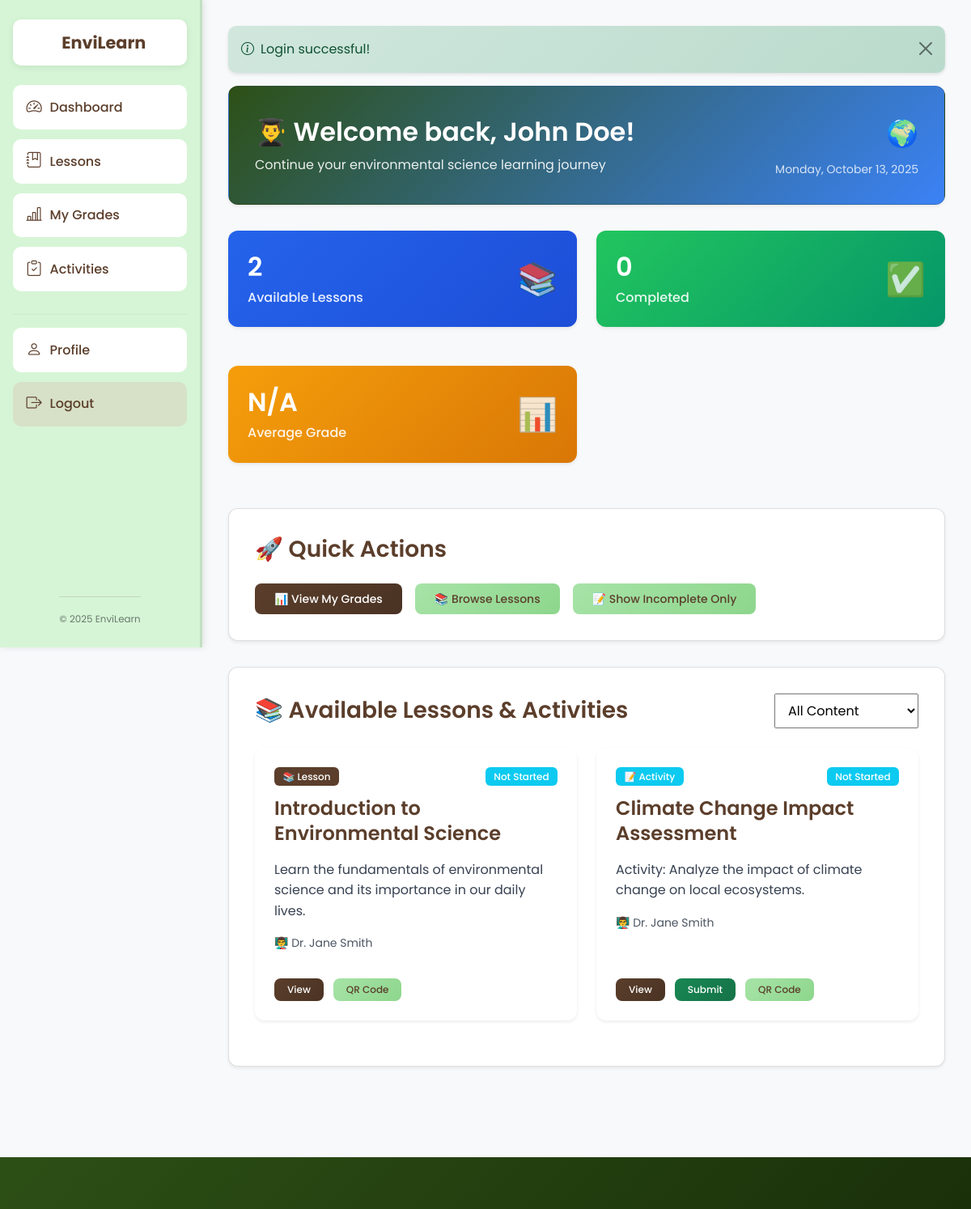
The app's page /index.php?page=student_dashboard (signed in) with its own data.
### tables this page shows
CREATE TABLE IF NOT EXISTS `lessons` (
  `id` int(11) NOT NULL AUTO_INCREMENT,
  `title` varchar(200) NOT NULL,
  `description` text,
  `content` longtext,
  `teacher_id` int(11) NOT NULL,
  `is_activity` tinyint(1) NOT NULL DEFAULT 0,
  `status` enum('draft','published','archived') NOT NULL DEFAULT 'draft',
  `due_date` timestamp NULL DEFAULT NULL,
  `max_points` int(11) DEFAULT 100,
  `created_at` timestamp NOT NULL DEFAULT CURRENT_TIMESTAMP,
  `updated_at` timestamp NOT NULL DEFAULT CURRENT_TIMESTAMP ON UPDATE CURRENT_TIMESTAMP,
  PRIMARY KEY (`id`),
  KEY `idx_teacher_id` (`teacher_id`),
  KEY `idx_status` (`status`),
  KEY `idx_is_activity` (`is_activity`),
  KEY `idx_created_at` (`created_at`),
  CONSTRAINT `fk_lessons_teacher` FOREIGN KEY (`teacher_id`) REFERENCES `users` (`id`) ON DELETE CASCADE
);

CREATE TABLE IF NOT EXISTS `users` (
  `id` int(11) NOT NULL AUTO_INCREMENT,
  `name` varchar(100) NOT NULL,
  `email` varchar(100) NOT NULL UNIQUE,
  `password` varchar(255) NOT NULL,
  `role` enum('admin','teacher','student') NOT NULL DEFAULT 'student',
  `status` enum('active','inactive','suspended') NOT NULL DEFAULT 'active',
  `created_at` timestamp NOT NULL DEFAULT CURRENT_TIMESTAMP,
  `updated_at` timestamp NOT NULL DEFAULT CURRENT_TIMESTAMP ON UPDATE CURRENT_TIMESTAMP,
  `last_login` timestamp NULL DEFAULT NULL,
  PRIMARY KEY (`id`),
  KEY `idx_email` (`email`),
  KEY `idx_role` (`role`),
  KEY `idx_status` (`status`)
);

### includes/auth.php (called while the page is built, shortened)
<?php
function user() {
    return $_SESSION['user'] ?? null;
}
?>

### templates/student/dashboard.php (the view, shortened to what this page needs)
<?php
include __DIR__.'/../common/header.php';
$me = user();
$stmt = $pdo->prepare('
    SELECT l.*, u.name AS teacher_name,
           s.id as submission_id, s.grade, s.feedback, s.status as submission_status,
           s.submitted_at
    FROM lessons l
    JOIN users u ON l.teacher_id = u.id
    LEFT JOIN submissions s ON l.id = s.lesson_id AND s.student_id = ?
    WHERE l.status = "published"
    ORDER BY l.created_at DESC
');
$stmt->execute([$me['id']]);
$lessons = $stmt->fetchAll();
$totalLessons = count($lessons);
$completedSubmissions = count(array_filter($lessons, function($l) { return $l['submission_id']; }));
$averageGrade = 0;
?>
<div class="box" style="background: linear-gradient(135deg, var(--primary-green), var(--info)); color: white; margin-bottom: var(--space-8);">
    <div style="display: flex; align-items: center; justify-content: space-between; flex-wrap: wrap; gap: var(--space-4);">
        <div>
            <h2 style="color: white; margin-bottom: var(--space-2);">
                👨‍🎓 Welcome back, <?php echo htmlspecialchars($me['name']); ?>!
            </h2>
            <p style="color: rgba(255,255,255,0.9); margin-bottom: 0;">
                Continue your environmental science learning journey
            </p>
        </div>
        <div style="text-align: right;">
            <div style="font-size: 2rem; margin-bottom: var(--space-2);">🌍</div>
            <div style="font-size: 0.875rem; color: rgba(255,255,255,0.8);">
                <?php echo date('l, F j, Y'); ?>
            </div>
        </div>
    </div>
</div>
<div class="grid" style="margin-bottom: var(--space-8);">
    <div class="card" style="background: linear-gradient(135deg, var(--primary-blue), #1d4ed8); color: white; border: none;">
        <div style="display: flex; align-items: center; justify-content: space-between;">
            <div>
                <h3 style="color: white; font-size: 2rem; margin-bottom: var(--space-1);"><?php echo $totalLessons; ?></h3>
                <p style="color: rgba(255,255,255,0.9); margin: 0; font-weight: 500;">Available Lessons</p>
            </div>
            <div style="font-size: 2.5rem; opacity: 0.8;">📚</div>
        </div>
    </div>
    <div class="card" style="background: linear-gradient(135deg, var(--success), #059669); color: white; border: none;">
        <div style="display: flex; align-items: center; justify-content: space-between;">
            <div>
                <h3 style="color: white; font-size: 2rem; margin-bottom: var(--space-1);"><?php echo $completedSubmissions; ?></h3>
                <p style="color: rgba(255,255,255,0.9); margin: 0; font-weight: 500;">Completed</p>
            </div>
            <div style="font-size: 2.5rem; opacity: 0.8;">✅</div>
        </div>
    </div>
    <div class="card" style="background: linear-gradient(135deg, var(--warning), #d97706); color: white; border: none;">
        <div style="display: flex; align-items: center; justify-content: space-between;">
            <div>
                <h3 style="color: white; font-size: 2rem; margin-bottom: var(--space-1);">
                    <?php echo $averageGrade > 0 ? $averageGrade . '%' : 'N/A'; ?>
                </h3>
                <p style="color: rgba(255,255,255,0.9); margin: 0; font-weight: 500;">Average Grade</p>
            </div>
            <div style="font-size: 2.5rem; opacity: 0.8;">📊</div>
        </div>
    </div>
</div>
<div class="box" style="margin-bottom: var(--space-8);">
    <h3 style="margin-bottom: var(--space-6);">🚀 Quick Actions</h3>
    <div style="display: flex; gap: var(--space-4); flex-wrap: wrap;">
        <a href="index.php?page=student_grades" class="btn btn-primary">
            📊 View My Grades
        </a>
        <a href="#lessons-section" class="btn btn-secondary" onclick="scrollToLessons()">
            📚 Browse Lessons
        </a>
        <?php if ($completedSubmissions < $totalLessons): ?>
            <button onclick="showIncompleteOnly()" class="btn btn-secondary">
                📝 Show Incomplete Only
            </button>
        <?php endif; ?>
    </div>
</div>
<div class="box" id="lessons-section">
    <div style="display: flex; justify-content: space-between; align-items: center; margin-bottom: var(--space-6); flex-wrap: wrap; gap: var(--space-4);">
        <h3 style="margin: 0;">📚 Available Lessons & Activities</h3>
        <div style="display: flex; gap: var(--space-3); align-items: center;">
            <select id="filterType" onchange="filterContent()" style="width: auto; padding: var(--space-2) var(--space-3);">
                <option value="all">All Content</option>
            </select>
        </div>
    </div>
    <?php if (empty($lessons)): ?>
        <div style="text-align: center; padding: var(--space-12); color: var(--gray-500);">
            <div style="font-size: 4rem; margin-bottom: var(--space-4);">📚</div>
            <h4 style="color: var(--gray-600);">No lessons available yet</h4>
            <p>Check back soon for new environmental science content!</p>
        </div>
    <?php else: ?>
        <div class="grid" id="contentGrid">
            <?php foreach($lessons as $l):
                $lessonUrl = 'http://'.$_SERVER['HTTP_HOST'].'/public/index.php?page=view_lesson&id='.$l['id'];
                $isCompleted = $l['submission_id'] !== null;
                $isGraded = $l['grade'] !== null;
                $statusClass = $isGraded ? 'success' : ($isCompleted ? 'warning' : 'info');
                $statusText = $isGraded ? 'Graded' : ($isCompleted ? 'Submitted' : 'Not Started');
            ?>
            <div class="card content-card"
                 data-type="<?php echo $l['is_activity'] ? 'activity' : 'lesson'; ?>"
                 data-status="<?php echo $isGraded ? 'graded' : ($isCompleted ? 'completed' : 'incomplete'); ?>">
                <div style="display: flex; justify-content: space-between; align-items: start; margin-bottom: var(--space-3);">
                    <span class="badge badge-<?php echo $l['is_activity'] ? 'info' : 'primary'; ?>">
                        <?php echo $l['is_activity'] ? '📝 Activity' : '📚 Lesson'; ?>
                    </span>
                    <span class="badge badge-<?php echo $statusClass; ?>">
                        <?php echo $statusText; ?>
                    </span>
                </div>
                <h4><?php echo htmlspecialchars($l['title']); ?></h4>
                <p><?php echo nl2br(htmlspecialchars(substr($l['description'], 0, 120))); ?>
                </p>
                <div class="card-meta" style="margin-bottom: var(--space-4);">
                    <span>👨‍🏫 <?php echo htmlspecialchars($l['teacher_name']); ?></span>
                </div>
                <div class="card-actions">
                    <a href="index.php?page=view_lesson&id=<?php echo $l['id']; ?>" class="btn btn-sm btn-primary">
                        View
                    </a>
                    <?php if ($l['is_activity'] && !$isCompleted): ?>
                        <a href="index.php?page=submit_activity&id=<?php echo $l['id']; ?>" class="btn btn-sm btn-success">
                            Submit
                        </a>
                    <?php elseif ($l['is_activity'] && $isCompleted): ?>
                        <a href="index.php?page=submit_activity&id=<?php echo $l['id']; ?>" class="btn btn-sm btn-secondary">
                            View Submission
                        </a>
                    <?php endif; ?>
                    <button onclick="showQR('<?php echo $lessonUrl; ?>', '<?php echo htmlspecialchars($l['title']); ?>')"
                            class="btn btn-sm btn-secondary">
                        QR Code
                    </button>
                </div>
            </div>
            <?php endforeach; ?>
        </div>
    <?php endif; ?>
</div>
<?php include __DIR__.'/../common/footer.php'; ?>

### assets/css/modern-lms.css (style rules this page uses)
:root { --primary-green: #2d5016; --primary-light: #4a7c23; --primary-dark: #1a3009; --secondary-green: #6b8e23; --accent-green: #8fbc8f; --light-green: #d6f5d6; --cream: #f5f5dc; --eco-cream: #faf8f3; --success: #22c55e; --info: #3b82f6; --warning: #f59e0b; --error: #ef4444; --primary-blue: #2563eb; --white: #ffffff; --gray-50: #f9fafb; --gray-100: #f3f4f6; --gray-200: #e5e7eb; --gray-300: #d1d5db; --gray-400: #9ca3af; --gray-500: #6b7280; --gray-600: #4b5563; --gray-700: #374151; --gray-800: #1f2937; --gray-900: #111827; --gray-dark: #2d3748; --space-1: 0.25rem; --space-2: 0.5rem; --space-3: 0.75rem; --space-4: 1rem; --space-5: 1.25rem; --space-6: 1.5rem; --space-8: 2rem; --space-10: 2.5rem; --space-12: 3rem; --radius-sm: 0.25rem; --radius: 0.5rem; --radius-lg: 0.75rem; --radius-xl: 1rem; --border-radius: 0.5rem; --shadow-sm: 0 1px 2px 0 rgba(0, 0, 0, 0.05); --shadow: 0 1px 3px 0 rgba(0, 0, 0, 0.1), 0 1px 2px 0 rgba(0, 0, 0, 0.06); --shadow-md: 0 4px 6px -1px rgba(0, 0, 0, 0.1), 0 2px 4px -1px rgba(0, 0, 0, 0.06); --shadow-lg: 0 10px 15px -3px rgba(0, 0, 0, 0.1), 0 4px 6px -2px rgba(0, 0, 0, 0.05); }
* { box-sizing: border-box; }
body { font-family: 'Poppins', 'Inter', -apple-system, BlinkMacSystemFont, sans-serif; line-height: 1.6; color: var(--gray-800); background-color: var(--light-bg); margin: 0; padding: 0; }
h1, h2, h3, h4, h5, h6 { color: var(--primary-green); font-weight: 600; line-height: 1.3; margin-bottom: var(--space-4); }
h2 { font-size: 2rem; }
h3 { font-size: 1.75rem; }
h4 { font-size: 1.5rem; }
p { margin-bottom: var(--space-4); color: var(--gray-700); }
.box { background: var(--white); border-radius: var(--radius-xl); padding: var(--space-8); box-shadow: var(--shadow); margin-bottom: var(--space-8); }
.card { background: var(--white); border-radius: var(--radius-lg); padding: var(--space-6); box-shadow: var(--shadow); border: none; transition: all 0.3s ease; display: flex; flex-direction: column; }
.grid { display: grid; grid-template-columns: repeat(auto-fit, minmax(300px, 1fr)); gap: var(--space-6); }
.btn { display: inline-flex; align-items: center; gap: var(--space-2); padding: var(--space-3) var(--space-6); border-radius: var(--radius); font-weight: 500; text-decoration: none; border: none; cursor: pointer; transition: all 0.3s ease; font-size: 0.875rem; line-height: 1; }
.btn-primary { background: var(--primary-green); color: var(--white); }
.btn-secondary { background: var(--gray-200); color: var(--gray-800); }
.btn-success { background: var(--success); color: var(--white); }
.btn-sm { padding: var(--space-2) var(--space-4); font-size: 0.75rem; }
.badge { display: inline-flex; align-items: center; padding: var(--space-1) var(--space-3); border-radius: var(--radius); font-size: 0.75rem; font-weight: 500; line-height: 1; }
.badge-primary { background: var(--primary-green); color: var(--white); }
.badge-info { background: var(--info); color: var(--white); }
.card-meta { display: flex; gap: var(--space-4); font-size: 0.875rem; color: var(--gray-600); flex-wrap: wrap; }
.card-actions { display: flex; gap: var(--space-3); margin-top: auto; padding-top: var(--space-4); flex-wrap: wrap; }

### assets/css/sidebar.css (style rules this page uses)
body { font-family: 'Poppins', sans-serif; background-color: #f8f9fa; margin: 0; }
.card { border: none; border-radius: 12px; box-shadow: 0 0.125rem 0.25rem rgba(0, 0, 0, 0.075); background: white; margin-bottom: 1.5rem; transition: all 0.3s ease; }
.box { background: white; border-radius: 12px; padding: 2rem; margin-bottom: 2rem; box-shadow: 0 0.125rem 0.25rem rgba(0, 0, 0, 0.075); border: 1px solid rgba(0, 0, 0, 0.125); }
h1, h2, h3, h4, h5, h6 { color: #5b3e2b; font-weight: 600; }
.btn { border-radius: 8px; font-weight: 500; transition: all 0.3s ease; border: none; }
.btn-primary { background: linear-gradient(135deg, #5b3e2b, #4a3324); border-color: #5b3e2b; }
.btn-secondary { background: linear-gradient(135deg, #a7e3a7, #8dd68d); border-color: #a7e3a7; color: #5b3e2b; }
.btn-success { background: linear-gradient(135deg, #198754, #157347); }
.badge { border-radius: 6px; font-weight: 500; padding: 0.35rem 0.65rem; }
.badge-primary { background: #5b3e2b; }
.badge-info { background: #0dcaf0; }

### records on screen
lessons: is_activity "📚 Lesson", statusText "Not Started", title "Introduction to Environmental Science", description "Learn the fundamentals of environmental science and its importance in our daily lives.", teacher.name "Dr. Jane Smith"
lessons: is_activity "📝 Activity", statusText "Not Started", title "Climate Change Impact Assessment", description "Activity: Analyze the impact of climate change on local ecosystems.", teacher.name "Dr. Jane Smith"

### other values on screen
$item['text'] "Dashboard"
$item['text'] "Lessons"
$item['text'] "My Grades"
$item['text'] "Activities"
$flash['message'] "Login successful!"
$me['name'] "John Doe"
$totalLessons "2"
$completedSubmissions "0"
